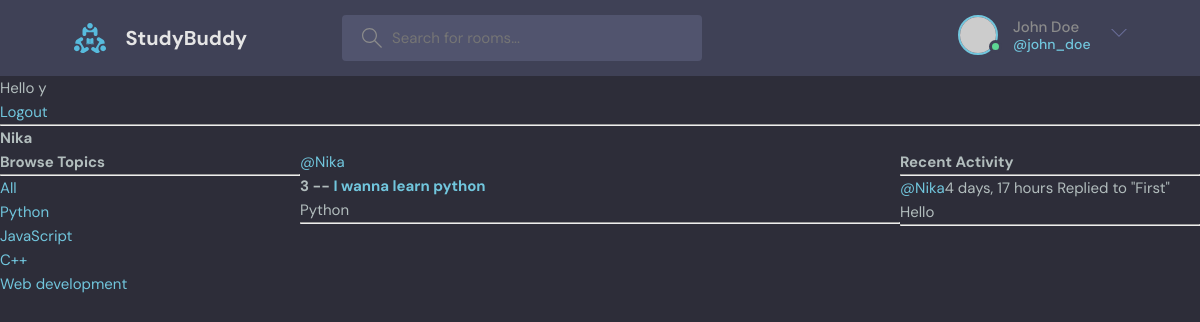
The app's page /profile/2/ (signed in) with its own data.
### base/models.py (models this page shows, shortened)
class Topic(models.Model):
    name = models.CharField(max_length=200)

class Room(models.Model):
    host = models.ForeignKey(User, on_delete=models.SET_NULL, null=True)
    topic = models.ForeignKey(Topic, on_delete=models.SET_NULL, null=True)
    name = models.CharField(max_length=200)
    description = models.TextField(null=True, blank=True)
    participants = models.ManyToManyField(User, related_name='participants', blank=True)
    updated = models.DateTimeField(auto_now=True)
    created = models.DateTimeField(auto_now_add=True)
    class Meta:
        ordering = ['-updated', '-created']
    def __str__(self):
        return self.name

class Message(models.Model):
    user = models.ForeignKey(User, on_delete=models.CASCADE)
    room = models.ForeignKey(Room, on_delete=models.CASCADE)
    body = models.TextField()
    updated = models.DateTimeField(auto_now=True)
    created = models.DateTimeField(auto_now_add=True)
    class Meta:
        ordering = ['-updated', '-created']
    def __str__(self):
        return self.body[0:50]

### base/views.py (the view)
# urls.py: path('profile/<str:pk>/', views.userProfile, name='user-profile'),
def userProfile(request, pk):
    user = User.objects.get(id=pk)
    rooms = user.room_set.all()
    room_messages = user.message_set.all()
    topics = Topic.objects.all()
    context = {'user':user, 'rooms':rooms, 'room_messages':room_messages, 'topics':topics}
    return render(request, 'base/profile.html', context)

### base/templates/base/profile.html (shortened to what this page needs)
{% extends "main.html" %} {% block content %}
<h1>{{user.username}}</h1>
<div class="profile-container">
  <div>{% include "base/topics_component.html" %}</div>
  <div>{% include "base/feed_component.html" %}</div>
  <div>{% include "base/activity_component.html" %}</div>
</div>
{% endblock content %}

### templates/navbar.html (shortened to what this page needs)
<header class="header header--loggedIn">
  <div class="container">
    <a href="{% url 'home' %}" class="header__logo">
      <img src="assets/logo.svg" />
      <h1>StudyBuddy</h1>
    </a>
    <form class="header__search" method="GET" action={% url "home" %}>
      <label>
        <input input='q' placeholder="Search for rooms..." />
      </label>
    <nav class="header__menu">
      <div class="header__user">
        <a href="profile.html">
          <div class="avatar avatar--medium active">
            <img src="https://randomuser.me/api/portraits/men/37.jpg" />
          </div>
          <p>John Doe <span>@john_doe</span></p>
        </a>
        <button class="dropdown-button">
          <svg
            version="1.1"
            xmlns="http://www.w3.org/2000/svg"
            width="32"
            height="32"
            viewBox="0 0 32 32"
          >
            <title>chevron-down</title>
            <path d="M16 21l-13-13h-3l16 16 16-16h-3l-13 13z"></path>
          </svg>
        </button>
      </div>
    </nav>
  </div>
</header>
{% if request.user.is_authenticated %}
<p>Hello {{request.user}}</p>
<a href="{% url 'logout'%}">Logout</a>
{% else %}
<a href="{% url 'login'%}">Login</a>
{% endif %}
<hr />

### base/templates/base/topics_component.html
<h3>Browse Topics</h3>
<hr />
<div>
  <a href="{% url 'home' %}">All</a>
</div>
{% for topic in topics%}
<div>
  <a href="{% url 'home' %}?q={{topic.name}}">{{topic.name}}</a>
</div>
{% endfor %}

### base/templates/base/feed_component.html (shortened to what this page needs)
<div>
  {% for room in rooms %}
  <div>
    <a href="{% url 'user-profile' room.host.id %}">@{{room.host.username}}</a>
    <h5>{{room.id}} -- <a href="{% url 'room' room.id %}">{{room.name}}</a></h5>
    <small>{{ room.topic.name}}</small>
    <hr />
  </div>
  {%endfor%}
</div>

### base/templates/base/activity_component.html (shortened to what this page needs)
<h3>Recent Activity</h3>
<hr />
{% for message in room_messages %}
<div>
  <small
    ><a href="{% url 'user-profile' message.user.id%}"> @{{message.user}}</a
    >{{message.created|timesince}}
  </small>
  <small>Replied to "{{message.room}}"</small>
  <p>{{message}}</p>
  <hr />
</div>
{% endfor %}

### static/styles/style.css (style rules this page uses)
:root { --color-main: #71c6dd; --color-main-light: #e1f6fb; --color-dark: #3f4156; --color-dark-medium: #51546e; --color-dark-light: #696d97; --color-light: #e5e5e5; --color-gray: #8b8b8b; --color-light-gray: #b2bdbd; --color-bg: #2d2d39; --color-success: #5dd693; --color-error: #fc4b0b; }
* { font-family: "DM Sans", -apple-system, BlinkMacSystemFont, "Segoe UI", Roboto, Oxygen, Ubuntu, Cantarell, "Open Sans", "Helvetica Neue", sans-serif; margin: 0; padding: 0; box-sizing: border-box; text-rendering: optimizeLegibility; font-size: inherit; }
html { font-size: 56.25%; }
@media only screen and (min-width: 1200px) { html { font-size: 62.5%; } }
body { line-height: 1.6; font-weight: 400; font-size: 1.5rem; color: var(--color-light-gray); background-color: var(--color-bg); min-height: 100vh; }
img { width: 100%; }
a { display: inline-block; color: var(--color-main); text-decoration: none; }
.container { max-width: 120rem; width: 90%; margin: auto; }
.avatar { position: relative; display: inline-block; border-radius: 50%; border: 2px solid var(--color-main); }
.avatar img { display: block; border-radius: 50%; object-fit: cover; object-position: center; }
.avatar::after { content: ""; display: block; position: absolute; background-color: var(--color-gray); z-index: 111; border-radius: 50%; border: 0.3rem solid var(--color-dark); }
.avatar.active::after { background-color: var(--color-success); }
.avatar.avatar--medium img { width: 3.6rem; height: 3.6rem; border-radius: 50%; }
.avatar.avatar--medium:after { width: 0.7rem; height: 0.7rem; bottom: 0px; right: -6px; }
.header { padding: 1.5rem; background-color: var(--color-dark); }
.header > .container { display: flex; gap: 9.5rem; }
.header__logo, .header__user { display: flex; gap: 2rem; align-items: center; }
.header__logo > img { height: 3.2rem; width: 3.2rem; }
.header__logo > h1 { font-weight: 700; font-size: 2rem; color: var(--color-light); }
.header__search > label { background-color: var(--color-dark-medium); padding: 1.3rem 1rem; display: flex; align-items: center; gap: 1rem; border-radius: 4px; }
.header__search svg { fill: var(--color-gray); width: 2rem; height: 2rem; margin-left: 1rem; }
.header__search input { width: 30rem; background: transparent; border: none; outline: none; color: var(--color-light); }
.header__menu { margin-left: auto; position: relative; }
.header__menu a { display: flex; gap: 1.5rem; align-items: center; font-weight: 500; text-decoration: none; color: var(--color-gray); }
.header__menu img { height: 3.6rem; }
.header__menu p { line-height: 1.2; }
.header__menu span { color: var(--color-main); font-weight: 500; font-size: 1.4rem; display: block; }
.header__menu svg { width: 1.6rem; height: 1.6rem; fill: var(--color-dark-light); }
.dropdown-button { background: transparent; border: 0; outline: 0; cursor: pointer; }

### base/templates/base/profile.html (style rules this page uses)
.profile-container { display: grid; grid-template-columns: 1fr 2fr 1fr; }

### records on screen
Topic: name "Python"
Topic: name "JavaScript"
Topic: name "C++"
Topic: name "Web development"
Room: host.username "Nika", id "3", name "I wanna learn python", topic.name "Python"
Message: user "Nika", created "4 days, 17 hours", room "First", body "Hello"

### other values on screen
{{ request.user }} "y"
{{ user.username }} "Nika"
